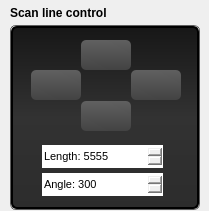
                  <widget class="QFrame" name="frame_reference_arm_2">
                   <property name="minimumSize">
                    <size>
                     <width>0</width>
                     <height>211</height>
                    </size>
                   </property>
                   <property name="maximumSize">
                    <size>
                     <width>16777215</width>
                     <height>210</height>
                    </size>
                   </property>
                   <property name="styleSheet">
                    <string notr="true">border: none;</string>
                   </property>
                   <property name="frameShape">
                    <enum>QFrame::StyledPanel</enum>
                   </property>
                   <property name="frameShadow">
                    <enum>QFrame::Raised</enum>
                   </property>
                   <widget class="QLabel" name="label_50">
                    <property name="geometry">
                     <rect>
                      <x>10</x>
                      <y>5</y>
                      <width>161</width>
                      <height>16</height>
                     </rect>
                    </property>
                    <property name="font">
                     <font>
                      <weight>75</weight>
                      <bold>true</bold>
                     </font>
                    </property>
                    <property name="styleSheet">
                     <string notr="true">border: none;</string>
                    </property>
                    <property name="text">
                     <string>Scan line control</string>
                    </property>
                   </widget>
                   <widget class="QFrame" name="frame_white_border_28">
                    <property name="geometry">
                     <rect>
                      <x>10</x>
                      <y>25</y>
                      <width>190</width>
                      <height>185</height>
                     </rect>
                    </property>
                    <property name="minimumSize">
                     <size>
                      <width>190</width>
                      <height>185</height>
                     </size>
                    </property>
                    <property name="maximumSize">
                     <size>
                      <width>190</width>
                      <height>140</height>
                     </size>
                    </property>
                    <property name="styleSheet">
                     <string notr="true">QFrame {
    border: 1px solid rgb(95, 95, 95);
    border-radius: 6px;
}</string>
                    </property>
                    <property name="frameShape">
                     <enum>QFrame::StyledPanel</enum>
                    </property>
                    <property name="frameShadow">
                     <enum>QFrame::Raised</enum>
                    </property>
                    <property name="lineWidth">
                     <number>1</number>
                    </property>
                    <layout class="QGridLayout" name="gridLayout_35" rowstretch="0" columnstretch="0">
                     <property name="sizeConstraint">
                      <enum>QLayout::SetDefaultConstraint</enum>
                     </property>
                     <property name="margin">
                      <number>0</number>
                     </property>
                     <property name="spacing">
                      <number>0</number>
                     </property>
                     <item row="0" column="0">
                      <widget class="QFrame" name="frame_button_bar_20">
                       <property name="minimumSize">
                        <size>
                         <width>0</width>
                         <height>0</height>
                        </size>
                       </property>
                       <property name="maximumSize">
                        <size>
                         <width>16777215</width>
                         <height>16777215</height>
                        </size>
                       </property>
                       <property name="styleSheet">
                        <string notr="true">QFrame {
  background: rgb(29, 29, 29);
    border-style: solid;
    border: 2px solid #000000;
    border-radius: 6px;

background-color: qlineargradient(spread:pad, x1:0, y1:0, x2:0, y2:1, stop:0 rgba(23, 23, 23, 255), stop:0.497561 rgba(50, 50, 50, 255), stop:1 rgba(44, 44, 44, 255));
}</string>
                       </property>
                       <property name="frameShape">
                        <enum>QFrame::StyledPanel</enum>
                       </property>
                       <property name="frameShadow">
                        <enum>QFrame::Raised</enum>
                       </property>
                       <property name="lineWidth">
                        <number>1</number>
                       </property>
                       <widget class="QSpinBox" name="spinBox_40">
                        <property name="geometry">
                         <rect>
                          <x>31</x>
                          <y>147</y>
                          <width>121</width>
                          <height>23</height>
                         </rect>
                        </property>
                        <property name="font">
                         <font>
                          <pointsize>8</pointsize>
                         </font>
                        </property>
                        <property name="suffix">
                         <string/>
                        </property>
                        <property name="prefix">
                         <string>Angle: </string>
                        </property>
                        <property name="maximum">
                         <number>360</number>
                        </property>
                        <property name="value">
                         <number>300</number>
                        </property>
                       </widget>
                       <widget class="QPushButton" name="pushButton_62">
                        <property name="geometry">
                         <rect>
                          <x>20</x>
                          <y>44</y>
                          <width>50</width>
                          <height>30</height>
                         </rect>
                        </property>
                        <property name="minimumSize">
                         <size>
                          <width>20</width>
                          <height>20</height>
                         </size>
                        </property>
                        <property name="maximumSize">
                         <size>
                          <width>130</width>
                          <height>100</height>
                         </size>
                        </property>
                        <property name="font">
                         <font>
                          <pointsize>10</pointsize>
                          <weight>75</weight>
                          <bold>true</bold>
                         </font>
                        </property>
                        <property name="styleSheet">
                         <string notr="true">QPushButton:hover
{
    border: 1px solid #78879b;
    color: silver;
}

QPushButton
{
    border-color: rgb(0,0,0);
}

QPushButton {
background-color: qlineargradient(spread:pad, x1:0.546341, y1:1, x2:0.512195, y2:0, stop:0 rgba(67, 67, 67, 255), stop:1 rgba(96, 96, 96, 255));
border-radius: 5px;
}</string>
                        </property>
                        <property name="text">
                         <string/>
                        </property>
                        <property name="icon">
                         <iconset resource="grey_icons.qrc">
                          <normaloff>:/greys/images/grey_icons/10pc_gray_pure_left.svg</normaloff>:/greys/images/grey_icons/10pc_gray_pure_left.svg</iconset>
                        </property>
                        <property name="iconSize">
                         <size>
                          <width>14</width>
                          <height>14</height>
                         </size>
                        </property>
                       </widget>
                       <widget class="QPushButton" name="pushButton_63">
                        <property name="geometry">
                         <rect>
                          <x>70</x>
                          <y>14</y>
                          <width>50</width>
                          <height>30</height>
                         </rect>
                        </property>
                        <property name="minimumSize">
                         <size>
                          <width>20</width>
                          <height>20</height>
                         </size>
                        </property>
                        <property name="maximumSize">
                         <size>
                          <width>130</width>
                          <height>100</height>
                         </size>
                        </property>
                        <property name="font">
                         <font>
                          <pointsize>10</pointsize>
                          <weight>75</weight>
                          <bold>true</bold>
                         </font>
                        </property>
                        <property name="styleSheet">
                         <string notr="true">QPushButton:hover
{
    border: 1px solid #78879b;
    color: silver;
}

QPushButton
{
    border-color: rgb(0,0,0);
}

QPushButton {
background-color: qlineargradient(spread:pad, x1:0.546341, y1:1, x2:0.512195, y2:0, stop:0 rgba(67, 67, 67, 255), stop:1 rgba(96, 96, 96, 255));
border-radius: 5px;
}</string>
                        </property>
                        <property name="text">
                         <string/>
                        </property>
                        <property name="icon">
                         <iconset resource="grey_icons.qrc">
                          <normaloff>:/greys/images/grey_icons/10pc_gray_pure_up.svg</normaloff>:/greys/images/grey_icons/10pc_gray_pure_up.svg</iconset>
                        </property>
                        <property name="iconSize">
                         <size>
                          <width>14</width>
                          <height>14</height>
                         </size>
                        </property>
                       </widget>
                       <widget class="QSpinBox" name="spinBox_45">
                        <property name="geometry">
                         <rect>
                          <x>31</x>
                          <y>119</y>
                          <width>121</width>
                          <height>23</height>
                         </rect>
                        </property>
                        <property name="font">
                         <font>
                          <pointsize>8</pointsize>
                         </font>
                        </property>
                        <property name="buttonSymbols">
                         <enum>QAbstractSpinBox::UpDownArrows</enum>
                        </property>
                        <property name="suffix">
                         <string/>
                        </property>
                        <property name="prefix">
                         <string>Length: </string>
                        </property>
                        <property name="maximum">
                         <number>9999</number>
                        </property>
                        <property name="value">
                         <number>5555</number>
                        </property>
                       </widget>
                       <widget class="QPushButton" name="pushButton_68">
                        <property name="geometry">
                         <rect>
                          <x>120</x>
                          <y>44</y>
                          <width>50</width>
                          <height>30</height>
                         </rect>
                        </property>
                        <property name="minimumSize">
                         <size>
                          <width>20</width>
                          <height>20</height>
                         </size>
                        </property>
                        <property name="maximumSize">
                         <size>
                          <width>130</width>
                          <height>100</height>
                         </size>
                        </property>
                        <property name="font">
                         <font>
                          <pointsize>10</pointsize>
                          <weight>75</weight>
                          <bold>true</bold>
                         </font>
                        </property>
                        <property name="styleSheet">
                         <string notr="true">QPushButton:hover
{
    border: 1px solid #78879b;
    color: silver;
}

QPushButton
{
    border-color: rgb(0,0,0);
}

QPushButton {
background-color: qlineargradient(spread:pad, x1:0.546341, y1:1, x2:0.512195, y2:0, stop:0 rgba(67, 67, 67, 255), stop:1 rgba(96, 96, 96, 255));
border-radius: 5px;
}</string>
                        </property>
                        <property name="text">
                         <string/>
                        </property>
                        <property name="icon">
                         <iconset resource="grey_icons.qrc">
                          <normaloff>:/greys/images/grey_icons/10pc_gray_pure_right.svg</normaloff>:/greys/images/grey_icons/10pc_gray_pure_right.svg</iconset>
                        </property>
                        <property name="iconSize">
                         <size>
                          <width>14</width>
                          <height>14</height>
                         </size>
                        </property>
                       </widget>
                       <widget class="QPushButton" name="pushButton_76">
                        <property name="geometry">
                         <rect>
                          <x>70</x>
                          <y>75</y>
                          <width>50</width>
                          <height>30</height>
                         </rect>
                        </property>
                        <property name="minimumSize">
                         <size>
                          <width>20</width>
                          <height>20</height>
                         </size>
                        </property>
                        <property name="maximumSize">
                         <size>
                          <width>130</width>
                          <height>100</height>
                         </size>
                        </property>
                        <property name="font">
                         <font>
                          <pointsize>10</pointsize>
                          <weight>75</weight>
                          <bold>true</bold>
                         </font>
                        </property>
                        <property name="styleSheet">
                         <string notr="true">QPushButton:hover
{
    border: 1px solid #78879b;
    color: silver;
}

QPushButton
{
    border-color: rgb(0,0,0);
}

QPushButton {
background-color: qlineargradient(spread:pad, x1:0.546341, y1:1, x2:0.512195, y2:0, stop:0 rgba(67, 67, 67, 255), stop:1 rgba(96, 96, 96, 255));
border-radius: 5px;
}</string>
                        </property>
                        <property name="text">
                         <string/>
                        </property>
                        <property name="icon">
                         <iconset resource="grey_icons.qrc">
                          <normaloff>:/greys/images/grey_icons/10pc_gray_pure_down.svg</normaloff>:/greys/images/grey_icons/10pc_gray_pure_down.svg</iconset>
                        </property>
                        <property name="iconSize">
                         <size>
                          <width>14</width>
                          <height>14</height>
                         </size>
                        </property>
                       </widget>
                      </widget>
                     </item>
                    </layout>
                   </widget>
                  </widget>
